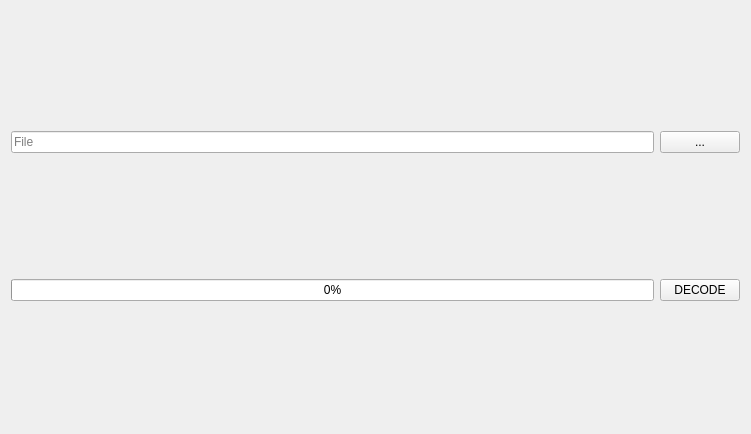
<?xml version="1.0" encoding="UTF-8"?>
<ui version="4.0">
 <class>BbReaderForm</class>
 <widget class="QWidget" name="BbReaderForm">
  <property name="geometry">
   <rect>
    <x>0</x>
    <y>0</y>
    <width>751</width>
    <height>434</height>
   </rect>
  </property>
  <property name="windowTitle">
   <string>Blackbox reader</string>
  </property>
  <layout class="QGridLayout" name="gridLayout">
   <item row="0" column="0">
    <widget class="QLineEdit" name="lineEditFilePath">
     <property name="text">
      <string/>
     </property>
     <property name="placeholderText">
      <string>File</string>
     </property>
    </widget>
   </item>
   <item row="0" column="1">
    <widget class="QPushButton" name="pushButtonOpen">
     <property name="text">
      <string>...</string>
     </property>
    </widget>
   </item>
   <item row="1" column="1">
    <widget class="QPushButton" name="pushButtonDecode">
     <property name="text">
      <string>DECODE</string>
     </property>
    </widget>
   </item>
   <item row="1" column="0">
    <widget class="QProgressBar" name="progressBar">
     <property name="value">
      <number>0</number>
     </property>
    </widget>
   </item>
  </layout>
 </widget>
 <resources/>
 <connections/>
</ui>
